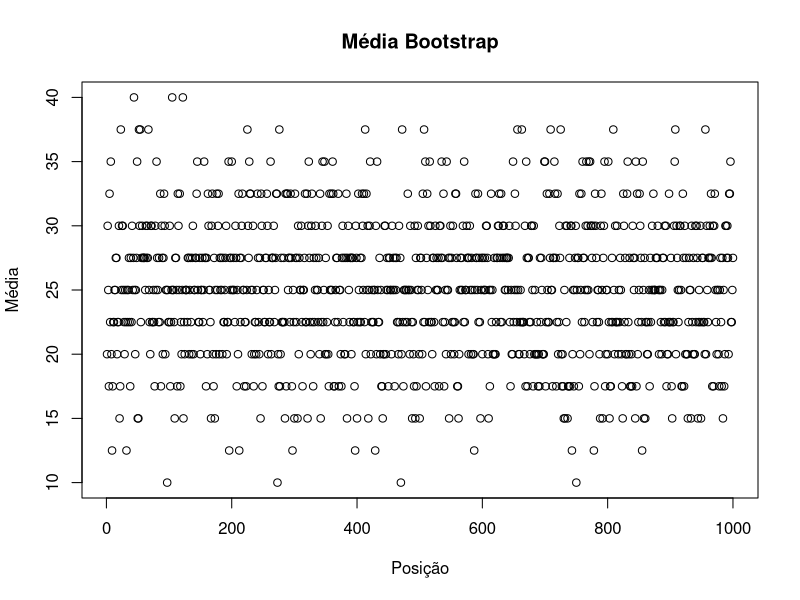
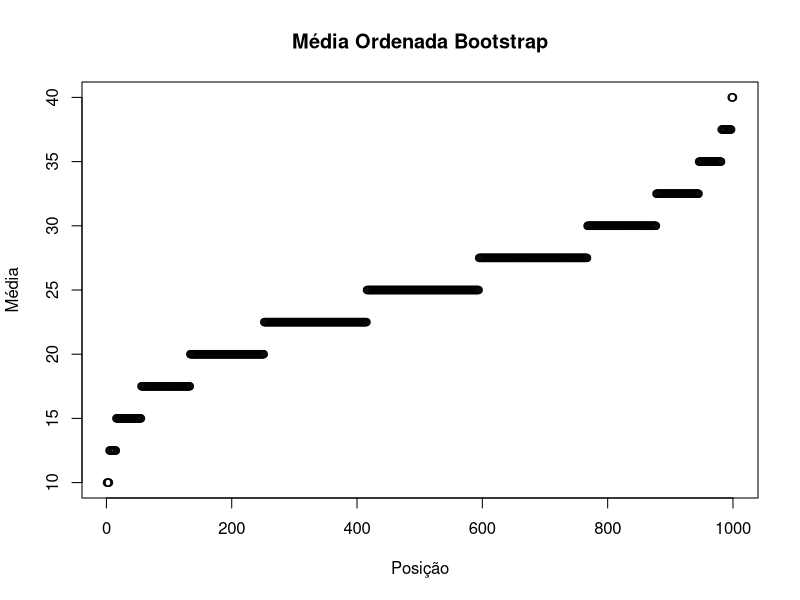
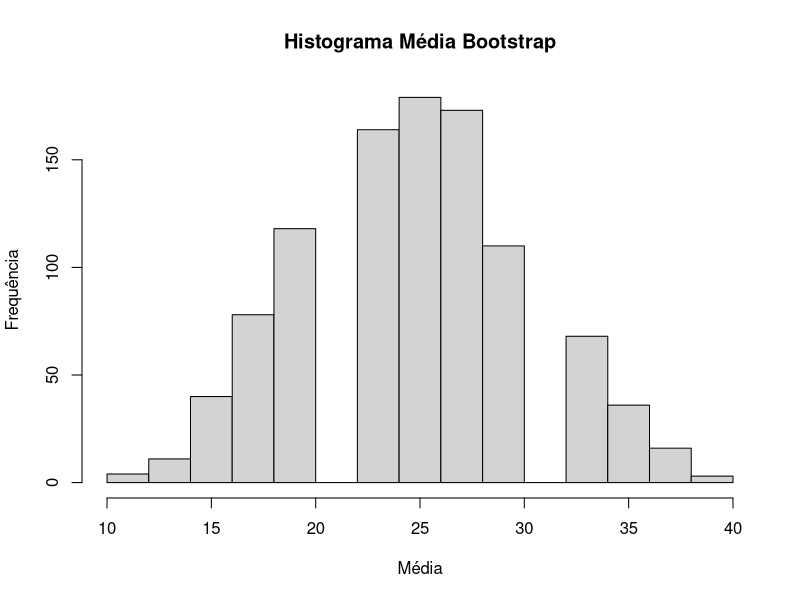
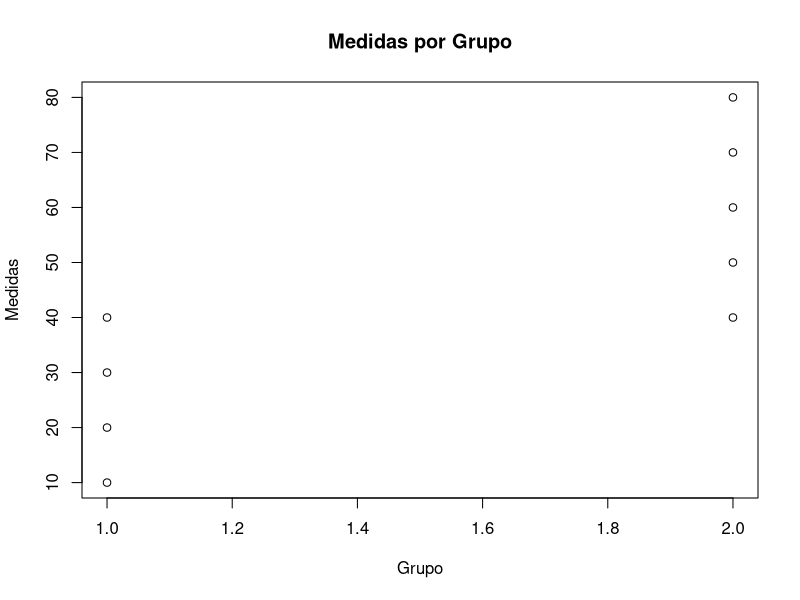
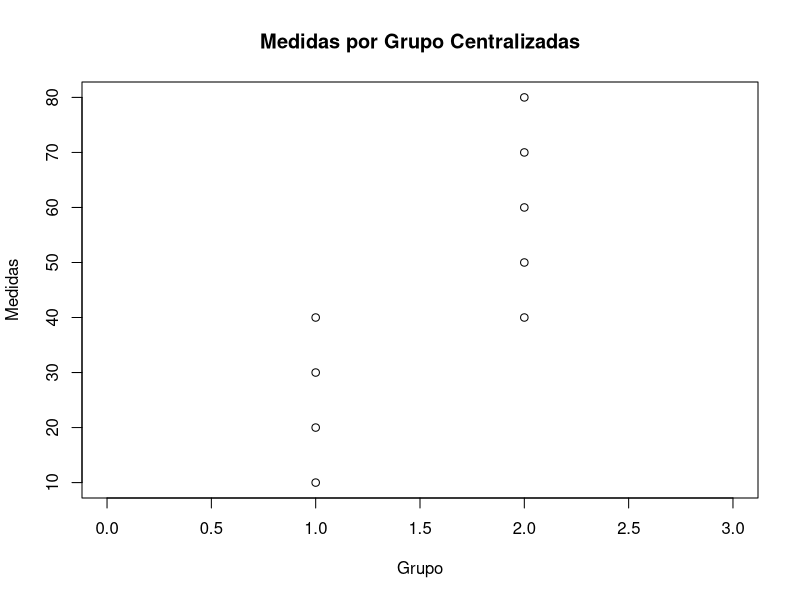
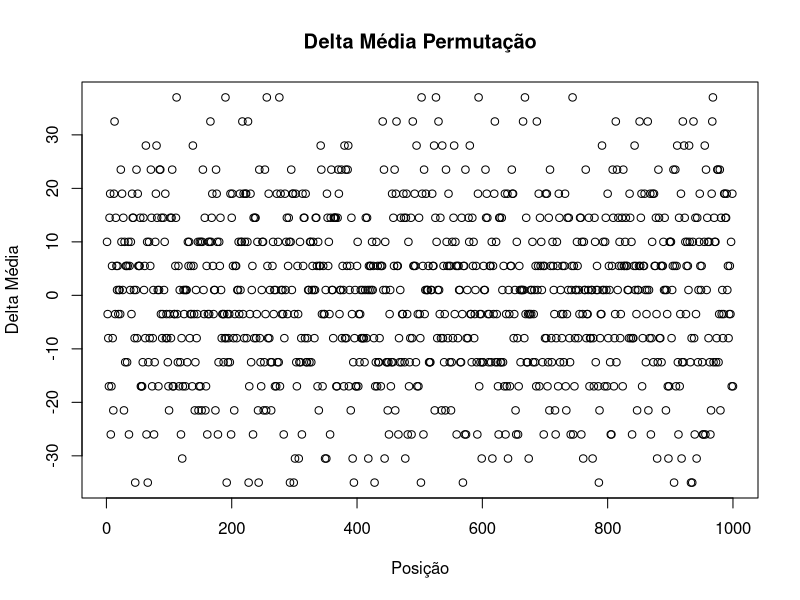
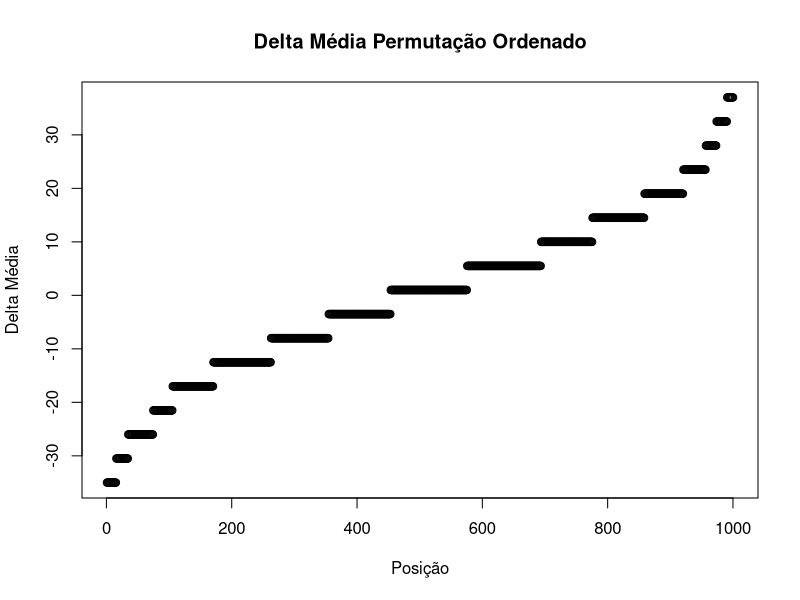
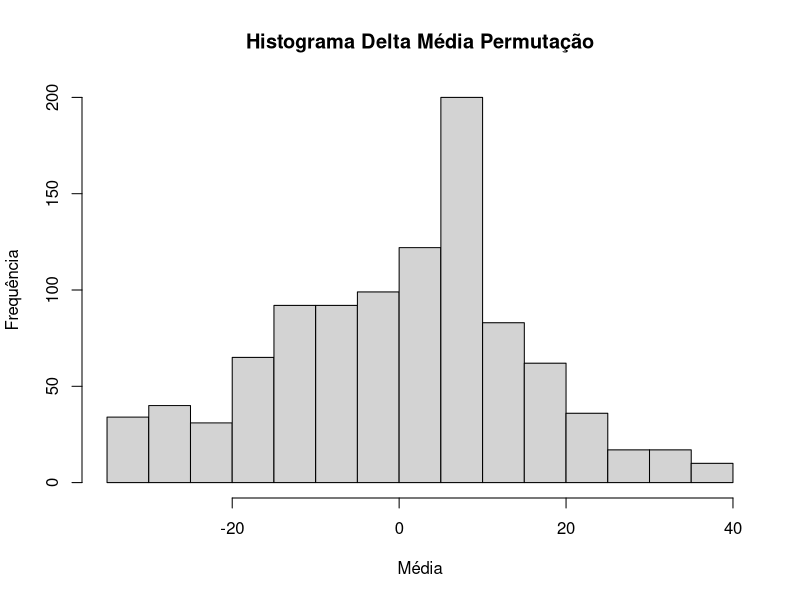

Reproduce these figures in R, in order.
## ---- chunk 1
sample_list = c(10, 20, 30, 40)
sample_size = length(sample_list)

bootstrap_mean = vector()

for (index in 1:1000) {
  bootstrap_sample = sample(sample_list, sample_size, replace = TRUE)
  bootstrap_mean[index] = mean(bootstrap_sample)
}

plot(
  bootstrap_mean,
  main="Média Bootstrap", 
  xlab="Posição", 
  ylab="Média",
)

plot(
  sort(bootstrap_mean),
  main="Média Ordenada Bootstrap", 
  xlab="Posição", 
  ylab="Média",
)

hist(
  bootstrap_mean,
  main="Histograma Média Bootstrap", 
  xlab="Média", 
  ylab="Frequência",
)
## ---- chunk 2
measure = c(10, 20, 30, 40, 40, 50, 60, 70, 80)
group = c(1, 1, 1, 1, 2, 2, 2, 2, 2)

plot(
  group, 
  measure,
  main="Medidas por Grupo", 
  xlab="Grupo", 
  ylab="Medidas",
)

plot(
  group, 
  measure, 
  xlim=c(0, 3),
  main="Medidas por Grupo Centralizadas", 
  xlab="Grupo", 
  ylab="Medidas",
)

# quais são os elementos de group que tem valor 1
group==1 

# quais são os elementos de measure que pertencem ao grupo 1
measure[group==1] 

# qual a média dos elementos de measure que pertencem ao grupo 1
mean(measure[group==1]) 

# diferença entre as médias das medidas dos grupos 1 e 2
mean_diff = mean(measure[group==1]) - mean(measure[group==2])
mean_diff
## ---- chunk 3
permutation_measure = c(10, 20, 30, 40, 40, 50, 60, 70, 80)
permutation_group = c(1, 1, 1, 1, 2, 2, 2, 2, 2)

permutation_mean_diff = vector()

for (index in 1:1000){
  permutation_sample = sample(
    permutation_measure, 
    length(measure), 
    replace = FALSE
  )
  permutation_mean_diff[index] = mean(
    permutation_sample[group==1]
  ) - mean(
    permutation_sample[group==2]
  )
}

plot(
  permutation_mean_diff,
  main="Delta Média Permutação", 
  xlab="Posição", 
  ylab="Delta Média"
)

plot(
  sort(permutation_mean_diff),
  main="Delta Média Permutação Ordenado", 
  xlab="Posição", 
  ylab="Delta Média"
)

hist(
  permutation_mean_diff,
  main="Histograma Delta Média Permutação", 
  xlab="Média", 
  ylab="Frequência"
)

# qual a chance de que ao acaso, o valor encontrado para a média na distribui,cão seja menor ou igual ao valor da média da amostra
mean(permutation_mean_diff <= mean_diff)

